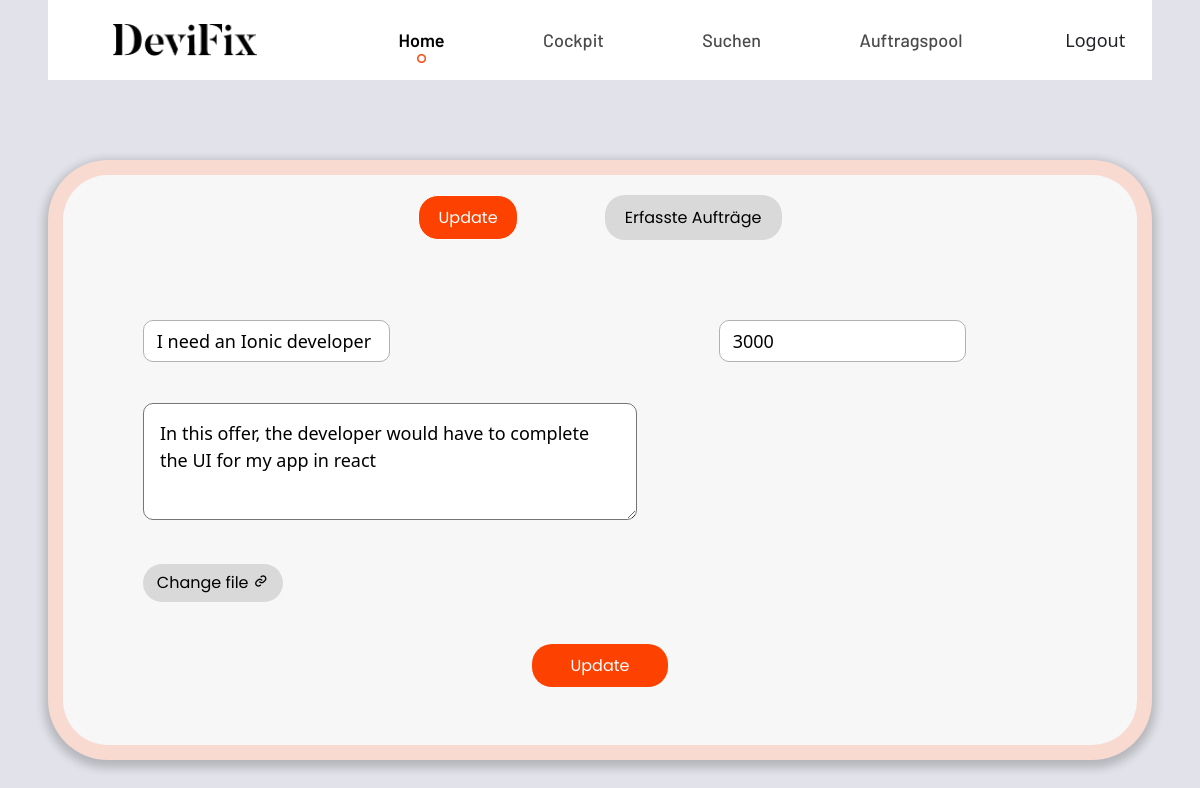
Screenshot of /orders/userpro-orders/2/update/ (signed in) with the database file from the repository.
### orders/models.py (models this page shows, shortened)
class Order(models.Model):
    user = models.ForeignKey(User,  on_delete=models.CASCADE)
    title = models.CharField(max_length=100)
    description = models.CharField(max_length=250)
    budget = models.IntegerField()
    date_posted = models.DateTimeField(default=timezone.now)
    image = models.ImageField(default='default.jpg', upload_to='order_pics')
    open = models.BooleanField(default=True)

### orders/views.py (the view, shortened to what this page needs)
# urls.py: path('userpro-orders/<int:pk>/update/', UserProOrderUpdateView.as_view(), name="userpro-order-update" ),
class UserProOrderUpdateView(LoginRequiredMixin, UserPassesTestMixin, UpdateView):
    model = Order
    fields = ['title', 'description', 'budget', 'date_posted', 'image']
    template_name = "orders/userpro-update-offer.html"
    def get_form(self, form_class=None):
        if form_class is None:
            form_class = self.get_form_class()
        form = super(UserProOrderUpdateView, self).get_form(form_class)
        form.fields['title'].widget = forms.TextInput(attrs={'placeholder': 'Title'})
        form.fields['description'].widget = forms.Textarea(attrs={'placeholder': 'Description'})
        form.fields['budget'].widget = forms.NumberInput(attrs={'placeholder': 'Budget'})
        form.fields['image'].widget = forms.FileInput(attrs={'placeholder': 'Budget', 'class': 'custom-file-input', 'id': "inputFile"})
        return form
    def test_func(self):
        order = self.get_object()
        if self.request.user == order.user:
            return True
        return False

### orders/templates/orders/userpro-update-offer.html (shortened to what this page needs)
{% extends 'base.html' %}
{% block content %}
    <div class="action-buttons">
        <li><a href="#" class="btn active">Update</a></li>
        <li><a href="{% url 'orders:userpro-orders' request.user.username  %}" class="btn">Erfasste Aufträge</a></li>
    </div>
    <form method="POST" enctype="multipart/form-data">
            <div class="first">
                {{form.title}}
                {{form.budget}}
            </div>
            <div class="second">
                {{form.description}}
            </div>
            <div class="third">
                <label class="btn">
                    Change file <i class="bx bx-link"></i>{{form.image}}
                </label>
            </div>
            <div class="fourth">
                <button class="btn" type="submit">Update</button>
            </div>
    </form>
{% endblock content %}

### static/css/style.css (style rules this page uses)
:root { --primary-color: #FD4100; }
body { width: 100%; height: 100%; font-size: 18px; padding: 0 3rem; box-sizing: border-box; background: #E2E3EA; }
.btn { width: -webkit-fit-content; width: -moz-fit-content; width: fit-content; color: black; padding: 0.6rem 1.2rem; border-radius: 20px 20px; background-color: #D9D9D9; font-family: "Poppins"; }
.btn.active { background-color: var(--primary-color); }
.main .action-buttons { height: 20%; width: 50%; display: flex; color: white; align-items: center; justify-content: space-evenly; }
.main .action-buttons li { list-style: none; }
.main form { width: 100%; height: 85%; display: flex; flex-direction: column; padding: 3rem 5rem; box-sizing: border-box; justify-content: space-around; flex-wrap: wrap; white-space: nowrap; gap: 20px; }
.main form input { width: 30%; height: -webkit-fit-content; height: -moz-fit-content; height: fit-content; padding: 0.4rem 0.8rem; border-radius: 10px; border: 1px solid #B1B1B1; }
.main form .first { width: 90%; height: 10%; display: flex; justify-content: space-between; }
.main form .second { width: 90%; height: 30%; display: flex; justify-content: space-between; }
.main form .second textarea { width: 60%; border-radius: 10px; padding: 1rem; }
.main form .third { width: 90%; height: 10%; }
.main form .third .btn { padding: 0.4rem 0.8rem; background-color: #D9D9D9; }
.main form .fourth { width: 40%; height: 10%; display: flex; align-items: center; align-self: center; justify-content: space-around; }
.main form .fourth button { padding: 0.6rem 2.4rem; background: var(--primary-color); border: none; color: white; }

### rows the page displays
Order: title "I need an Ionic developer", budget "3000", description "In this offer, the developer would have to complete the UI for my app in react"
